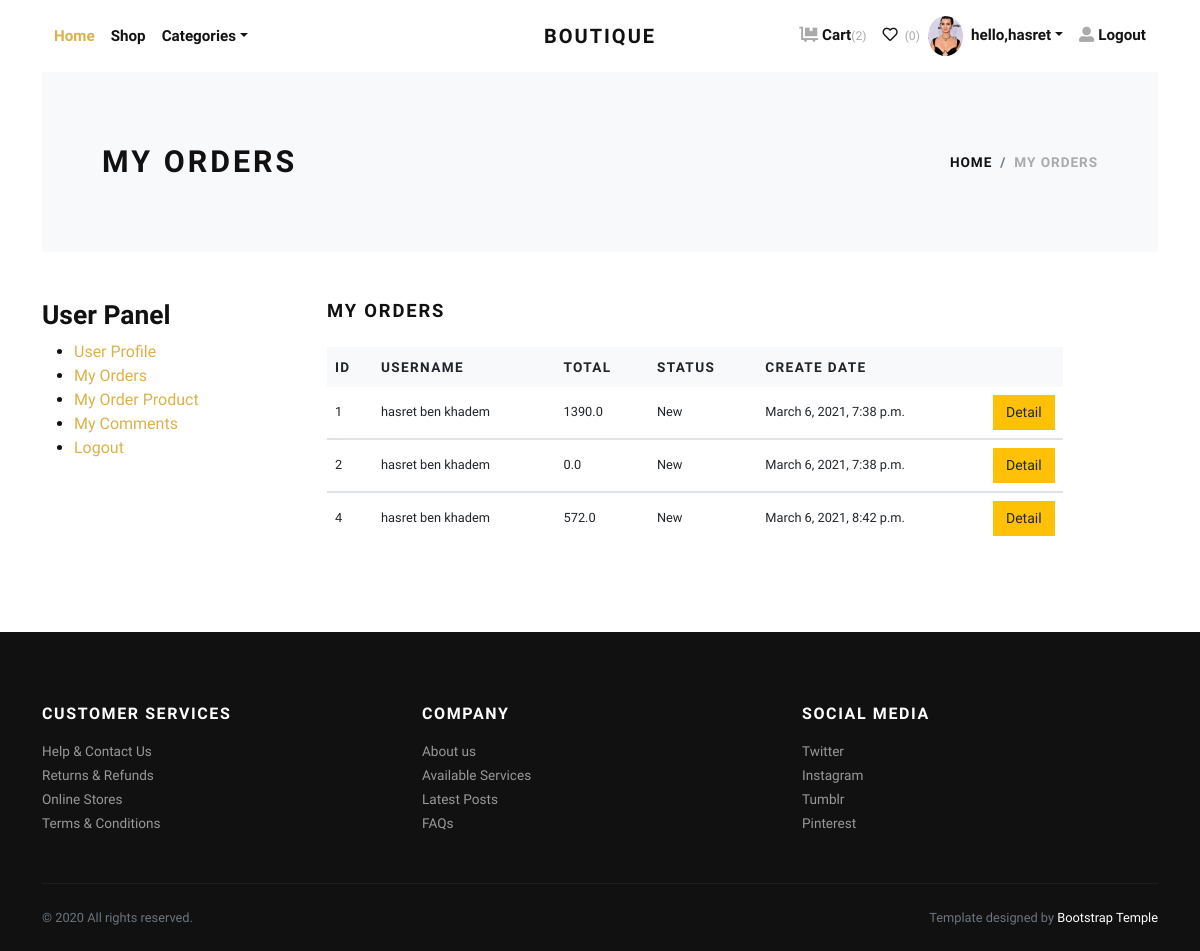
Page /account/user_order/ (signed in) on the committed database.
### accounts/models.py (models this page shows, shortened)
class UserProfile(models.Model):
    SEXE=(('Homme','Homme'),('Femme','Femme'))
    user=models.OneToOneField(User,on_delete=models.CASCADE,blank=True)
    sexe=models.CharField(null=True,max_length=8,choices=SEXE)
    phone=models.CharField(null=True,max_length=8)
    adresse=models.CharField(null=True,max_length=100)
    city=models.CharField(null=True,max_length=50)
    state=models.CharField(blank=True, max_length=20)
    zipcode=models.CharField(blank=True, max_length=4)
    country=models.CharField(null=True,max_length=50)
    image=models.ImageField(blank=True,default='person.png')
    def image_tag(self):
        return mark_safe('<img src="{}" height="50"/>'.format(self.image.url))
    image_tag.short_description = 'Image'

### cart/models.py (models this page shows, shortened)
class Order(models.Model):
    STATUS = (
        ('New', 'New'),
        ('Accepted', 'Accepted'),
        ('Preaparing', 'Preaparing'),
        ('OnShipping', 'OnShipping'),
        ('Completed', 'Completed'),
        ('Canceled', 'Canceled'),
    )
    user = models.ForeignKey(User, on_delete=models.SET_NULL, null=True)
    code = models.CharField(max_length=5, editable=False )
    first_name = models.CharField(max_length=10)
    last_name = models.CharField(max_length=10)
    email=models.EmailField(blank=True)
    phone = models.CharField(blank=True, max_length=20)
    address = models.CharField(blank=True, max_length=150)
    city = models.CharField(blank=True, max_length=20)
    state=models.CharField(blank=True, max_length=20)
    zipcode=models.CharField(blank=True, max_length=4)
    country = models.CharField(blank=True, max_length=20)
    total = models.FloatField()
    status=models.CharField(max_length=10,choices=STATUS,default='New')
    ip = models.CharField(blank=True, max_length=20)
    adminnote = models.CharField(blank=True, max_length=100)
    create_at=models.DateTimeField(auto_now_add=True)
    update_at=models.DateTimeField(auto_now=True)
    @property
    def user_name(self):
        return self.user.first_name +' '+ self.user.last_name

### accounts/views.py (the view)
# urls.py: path('user_order/',views.user_orders,name='user_order'),
def user_orders(request):
    current_user=request.user
    orders=Order.objects.filter(user_id=current_user.id)
    context={'orders':orders}
    return render(request,'auth/user_orders.html',context)

### accounts/templates/auth/user_orders.html
{% extends 'ecommerce/base.html' %}
{% load static %}
{% block body %}
    <div class="page-holder">
      <div class="container">
        <section class="py-5 bg-light">
          <div class="container">
            <div class="row px-4 px-lg-5 py-lg-4 align-items-center">
              <div class="col-lg-6">
                <h1 class="h2 text-uppercase mb-0">My Orders</h1>
              </div>
              <div class="col-lg-6 text-lg-right">
                <nav aria-label="breadcrumb">
                  <ol class="breadcrumb justify-content-lg-end mb-0 px-0">
                    <li class="breadcrumb-item"><a href="{% url 'home:home' %}">Home</a></li>
                    <li class="breadcrumb-item active" aria-current="page">My Orders</li>
                  </ol>
                </nav>
              </div>
            </div>
          </div>
        </section>
        <section class="py-5">
          <div class="row">
               <div class="col-md-3">
                    {% include "auth/user_panel.html" %}
                </div>
            <div class="col-lg-8 mb-4 mb-lg-0">
              <h2 class="h5 text-uppercase mb-4">My Orders  </h2>
              <div class="table-responsive mb-4">
                <table class="table">
                  <thead class="bg-light">
                    <tr>
                    <th class="border-0" scope="col"> <strong class="text-small text-uppercase">id</strong></th>
                     <th class="border-0" scope="col"> <strong class="text-small text-uppercase">UserName</strong></th>
                      <th class="border-0" scope="col"> <strong class="text-small text-uppercase">Total</strong></th>
                      <th class="border-0" scope="col"> <strong class="text-small text-uppercase">Status</strong></th>
                      <th class="border-0" scope="col"> <strong class="text-small text-uppercase">Create Date</strong></th>
                      <th class="border-0" scope="col"> </th>
                    </tr>
                  </thead>
                  <tbody>
                    {% for item in orders %}
                    <tr>
                      <td class="align-middle border-0">
                        <p class="mb-0 small">{{item.id}}</p>
                      </td>
                       <td class="align-middle border-0">
                        <p class="mb-0 small">{{item.user_name}}</p>
                      </td>
                       <td class="align-middle border-0">
                        <p class="mb-0 small">{{item.total}}</p>
                      </td>
                      <td class="align-middle border-0">
                        <p class="mb-0 small">{{item.status}}</p>
                      </td>
                       <td class="align-middle border-0">
                        <p class="mb-0 small">{{item.create_at}}</p>
                      </td>
                      <td class="align-middle border-0 "><a class="reset-anchor btn btn-warning btn-sm btn-block h-100 d-flex align-items-center justify-content-center px-0" href="{% url 'accounts:user_order_detail' item.id %}">Detail</a></td>
                    </tr>
                  </tbody>
                  {% endfor %}
                </table>
              </div>
            </div>
          </div>
        </section>
      </div>
    </div>
{% endblock body %}

### boutique/templates/boutique/navbar.html (shortened to what this page needs)
 {% load static %}
 <header class="header bg-white">
        <div class="container px-0 px-lg-3">
          <nav class="navbar navbar-expand-lg navbar-light py-3 px-lg-0"><a class="navbar-brand" href="{% url 'home:home' %}"><span class="font-weight-bold text-uppercase text-dark">Boutique</span></a>
            <div class="collapse navbar-collapse" id="navbarSupportedContent">
              <ul class="navbar-nav mr-auto">
                <li class="nav-item">
                  <a class="nav-link active" href="{% url 'home:home' %}">Home</a>
                </li>
                <li class="nav-item">
                  <a class="nav-link" href="{% url 'product:shop' %}">Shop</a>
                </li>
                 <li class="nav-item dropdown"><a class="nav-link dropdown-toggle" id="pagesDropdown" href="#" data-toggle="dropdown" aria-haspopup="true" aria-expanded="false">Categories</a>
                   {% load myapptags %}
                </li>
              </ul>
              <ul class="navbar-nav ml-auto">
                <li class="nav-item"><a class="nav-link" href="{% url 'paiyement:cart' %}"> <i class="fas fa-dolly-flatbed mr-1 text-gray"></i>Cart<small class="text-gray">(2)</small></a></li>
                <li class="nav-item"><a class="nav-link" href="#"> <i class="far fa-heart mr-1"></i><small class="text-gray"> (0)</small></a></li>
                {% if not request.user.is_authenticated %}
                <li class="nav-item"><a class="nav-link" href="{% url 'accounts:login' %}"> <i class="fas fa-user-alt mr-1 text-gray"></i>Login</a></li>
                <li class="nav-item"><a class="nav-link" href="{% url 'accounts:register' %}"> <i class="fas fa-user-alt mr-1 text-gray"></i>Register</a></li>
                {% else %}
                  <img src="{{request.user.userprofile.image.url }}" class="rounded-circle" style="height: 40px; border-radius: 40%">
                 <li class="nav-item dropdown"><a class="nav-link dropdown-toggle" id="pagesDropdown" href="#" data-toggle="dropdown" aria-haspopup="true" aria-expanded="false">hello,{{request.user.username}}</a>
                </li>
                <li class="nav-item"><a class="nav-link" href="{% url 'accounts:logout' %}"> <i class="fas fa-user-alt mr-1 text-gray"></i>Logout</a></li>
                {% endif %}
              </ul>
            </div>
          </nav>
        </div>
      </header>

### static/css/style.default.css (style rules this page uses)
.text-small { font-size: 0.85rem !important; }
.text-gray { color: #aaa !important; }
strong { font-weight: 700; }
.navbar { position: relative; }
@media (min-width: 992px) { .navbar-brand { position: absolute; top: 50%; left: 50%; -webkit-transform: translate(-50%, -50%); transform: translate(-50%, -50%); } }
.text-uppercase { text-transform: uppercase; letter-spacing: 0.1em; }
.reset-anchor { color: inherit; transition: all 0.3s; }
.navbar { padding: 0.5rem 1rem; }
.navbar-brand { display: inline-block; padding-top: 0.3125rem; padding-bottom: 0.3125rem; margin-right: 1rem; font-size: 1.25rem; }
.navbar-light .navbar-brand { color: #dcb14a; }
.navbar-light .navbar-nav .nav-link { color: rgba(17, 17, 17, 0.99); font-weight: 800; font-size: 0.95rem; transition: all 0.3s; }
.navbar-light .navbar-nav .show > .nav-link, .navbar-light .navbar-nav .active > .nav-link, .navbar-light .navbar-nav .nav-link.show, .navbar-light .navbar-nav .nav-link.active { color: #dcb14a; }
.btn { font-weight: 400; border: 1px solid transparent; font-family: inherit; padding: 0.375rem 1.5rem; font-size: 1rem; line-height: 1.5; border-radius: 0; transition: color 0.15s ease-in-out, background-color 0.15s ease-in-out, border-color 0.15s ease-in-out, box-shadow 0.15s ease-in-out; }
.btn-warning { color: #212529; background-color: #ffc107; border-color: #ffc107; }
.btn-sm { padding: 0.375rem 0.75rem; font-size: 0.875rem; line-height: 1.5; border-radius: 0; }
body { font-family: "Libre Franklin", sans-serif; font-size: 1rem; font-weight: 400; line-height: 1.5; color: #111111; background-color: #fff; }
a { color: #dcb14a; text-decoration: none; }
h1, h2, h3, h4, h5, h6, .h1, .h2, .h3, .h4, .h5, .h6 { margin-bottom: 0.5rem; font-family: inherit; font-weight: 900; line-height: 1.2; color: inherit; }
h1, .h1 { font-size: 2.2rem; }
h2, .h2 { font-size: 1.9rem; }
h5, .h5 { font-size: 1.15rem; }
small, .small { font-size: 80%; font-weight: 400; }
.bg-light { background-color: #f8f9fa !important; }
.text-dark { color: #111111 !important; }
.nav-link { padding: 0.5rem 1rem; }
.breadcrumb { background: #f8f9fa; }
.breadcrumb-item { font-size: 0.85rem; text-transform: uppercase; letter-spacing: 0.07em; font-weight: 900; color: #111111; }
.breadcrumb-item a { color: inherit; transition: all 0.3s; }
.breadcrumb-item.active { color: #aaa; }

### rows in the picture
Order: id "1", user_name "hasret ben khadem", total "1390.0", status "New", create_at "March 6, 2021, 7:38 p.m."
Order: id "2", user_name "hasret ben khadem", total "0.0", status "New", create_at "March 6, 2021, 7:38 p.m."
Order: id "4", user_name "hasret ben khadem", total "572.0", status "New", create_at "March 6, 2021, 8:42 p.m."

### other values in the picture
{{ request.user.username }} "hasret"
